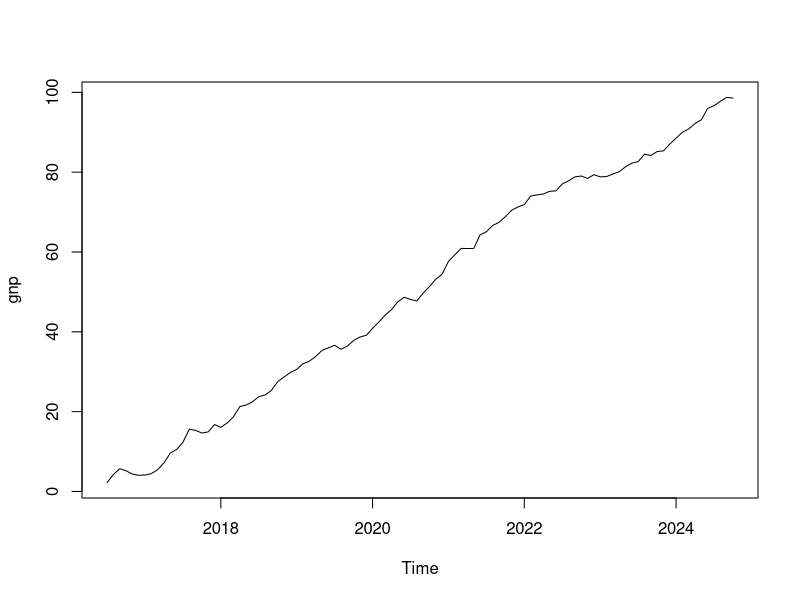

Reproduce this figure in R.
#時間序列TS

a = ts(1:20, frequency = 12, start = c(2016,2))
class(a)

gnp = ts(cumsum(1+round(rnorm(100),2)), start = c(2016,7), frequency = 12)
gnp

plot(gnp)
